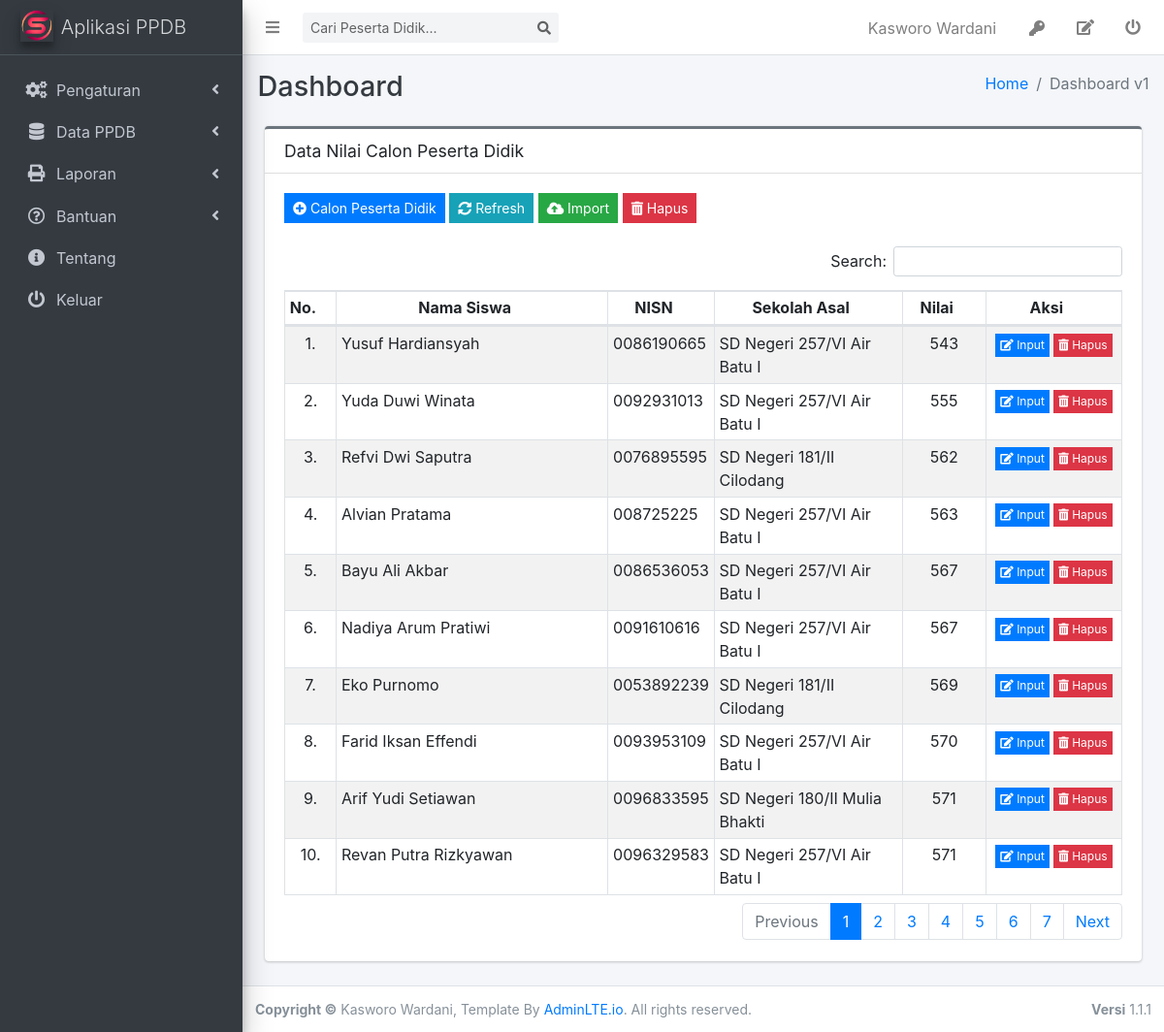
The app's page /admin/index.php?p=datanilai (signed in) with its own data.
### tables this page shows
CREATE TABLE `tb_user` (
  `iduser` int(11) NOT NULL AUTO_INCREMENT,
  `username` varchar(50) NOT NULL,
  `nama` varchar(250) NOT NULL,
  `jbtdinas` enum('1','2','3','4','5') DEFAULT NULL,
  `passwd` varchar(250) DEFAULT NULL,
  `level` enum('0','1') DEFAULT NULL,
  `aktif` enum('0','1') DEFAULT NULL,
  `jbtpanitia` enum('1','2','3','4','5','6') NOT NULL,
  `nip` varchar(18) NOT NULL,
  `tmplahir` varchar(250) DEFAULT NULL,
  `tgllahir` date DEFAULT NULL,
  `alamat` varchar(250) NOT NULL,
  `desa` varchar(250) NOT NULL,
  `logakhir` datetime NOT NULL,
  `kec` varchar(250) NOT NULL,
  `kab` varchar(250) NOT NULL,
  `prov` varchar(250) NOT NULL,
  `kdpos` char(5) NOT NULL,
  `email` varchar(250) NOT NULL,
  `nohp` char(15) NOT NULL,
  `foto` varchar(250) NOT NULL,
  `agama` enum('A','B','C','D','E','F') DEFAULT NULL,
  `gender` enum('L','P') DEFAULT NULL,
  `tglupdate` date DEFAULT NULL,
  PRIMARY KEY (`iduser`)
);

CREATE TABLE `tb_calsis` (
  `idcalsis` int(11) NOT NULL AUTO_INCREMENT,
  `idskulasal` char(8) DEFAULT NULL,
  `nopend` char(20) NOT NULL DEFAULT 'NULL',
  `kdskul` char(20) DEFAULT NULL,
  `kdthpel` char(5) DEFAULT NULL,
  `nama` varchar(200) DEFAULT NULL,
  `nik` char(18) DEFAULT NULL,
  `nisn` char(10) DEFAULT NULL,
  `tmplhr` varchar(200) DEFAULT NULL,
  `tgllhr` date DEFAULT NULL,
  `agama` char(1) DEFAULT NULL,
  `gender` enum('L','P') DEFAULT NULL,
  `alamat` varchar(200) DEFAULT NULL,
  `desa` varchar(200) DEFAULT NULL,
  `kec` varchar(200) DEFAULT NULL,
  `kab` varchar(200) DEFAULT NULL,
  `prov` varchar(200) DEFAULT NULL,
  `kdpos` char(5) DEFAULT NULL,
  `nohp` char(15) DEFAULT NULL,
  `deleted` enum('1','0') DEFAULT NULL,
  `tglinput` date DEFAULT NULL,
  `logakhir` datetime DEFAULT NULL,
  `foto` varchar(250) DEFAULT NULL,
  `pwd` varchar(250) NOT NULL,
  PRIMARY KEY (`idcalsis`),
  KEY `idskulasal` (`idskulasal`)
);

### admin/dbfunction.php (called while the page is built, shortened)
<?php
    $conn=mysqli_connect("localhost","root","password");
    mysqli_select_db($conn,"smpnlipa_ppdb") or die('Error selecting MySQL database: ' . mysqli_error);
    function viewdata($tbl, $key='', $id='', $ord='' ){
        global $conn;
        if($key=='' && $id=='' && $ord==''){
            $sql="SELECT*FROM $tbl";
        }
        else if($key=='' && $id==''){
            $sql="SELECT*FROM $tbl ORDER BY $ord";
        }
        elseif($ord==''){
            $sql="SELECT*FROM $tbl WHERE $key='$id'";
        }
        else {
            $sql="SELECT*FROM $tbl WHERE $key = '$id' ORDER BY $ord";
        }
        $result=mysqli_query($conn, $sql);
        $rows=[];
        while($row=mysqli_fetch_assoc($result)){
            $rows[]=$row;
        }
        return $rows;
    }
?>

### admin/nilai_tampil.php (the view, shortened to what this page needs)
<div class="col-sm-12">
    <div class="card card-secondary card-outline">
        <div class="card-header">
            <h4 class="card-title">Data Nilai Calon Peserta Didik</h4>
        </div>
        <div class="card-body">
            <div class="row">
                <div class="col-sm-12">
                    <a href="index.php?p=addsiswa&m=1" class="btn btn-flat btn-primary btn-sm" id="btnTambah">
                        <i class="fas fa-plus-circle"></i>&nbsp;Calon Peserta Didik
                    </a>
                    <button class="btn btn-flat btn-info btn-sm">
                        <i class="fas fa-sync-alt"></i>&nbsp;Refresh
                    </button>
                    <button class="btn btn-flat btn-success btn-sm" data-toggle="modal" data-target="#myNilai">
                        <i class="fas fa-cloud-upload-alt"></i>&nbsp;Import
                    </button>
                    <button id="hapusall" class="btn btn-flat btn-danger btn-sm">
                        <i class="fas fa-trash-alt"></i>&nbsp;Hapus
                    </button>
                </div>
            </div>
            <br/>
            <div class="table-responsive">
              <table id="tb_siswa" class="table table-bordered table-striped table-sm">
                <thead>
                <tr>
                  <th style="text-align: center;width:2.5%">No.</th>
                  <th style="text-align: center;width:32.5%">Nama Siswa</th>
                  <th style="text-align: center;width:7.5%">NISN</th>
                  <th style="text-align: center;width:22.5%">Sekolah Asal</th>
                  <th style="text-align: center;width:10%">Nilai</th>
                  <th style="text-align: center">Aksi</th>
                </tr>
                </thead>
                <tbody>
                <?php
                    $qs=viewdata("v_calsis","","","kabeh");
                    $no=0;
                    foreach($qs as $s)
                    {
                      $no++;
                ?>
                <tr>
                  <td style="text-align: center"><?php echo $no.'.';?></td>
                  <td><?php echo ucwords(strtolower($s['nama']));?></td>
                  <td><?php echo $s['nisn'];?></td>
                  <td><?php echo ($s['asl']);?></td>
                  <td style="text-align:center"><?php echo $s['kabeh'];?></td>
                  <td style="text-align: center">
                    <a href="index.php?p=addnilai&m=1&id=<?php echo base64_encode($s['idcalsis']);?>" class="btn btn-xs btn-primary btn-flat">
                        <i class="fas fa-edit"></i>&nbsp;Input
                    </a>
                    <a href="#" class="btn btn-xs btn-danger btn-flat">
                        <i class="fas fa-trash-alt"></i>&nbsp;Hapus
                    </a>
                  </td>
                </tr>
                    <?php } ?>
                </tbody>
              </table>
            </div>
        </div>
    </div>
</div>

### admin/index.php (shortened to what this page needs)
<?php
	include "dbfunction.php";
	$u=viewdata("tb_user","iduser",$_COOKIE['id'])[0];
	$nama=$u['nama'];
	$level=$u['level'];
?>
<!DOCTYPE html>
<html>
<head>
	<link rel="stylesheet" href="../assets/css/all.min.css">
	<link rel="stylesheet" href="../assets/plugins/overlayScrollbars/css/OverlayScrollbars.min.css">
	<link rel="stylesheet" href="../assets/css/adminlte.min.css">
	<link rel="stylesheet" href="../assets/plugins/sweetalert2-theme-bootstrap-4/bootstrap-4.min.css">
	<link rel="stylesheet" href="../assets/plugins/toastr/toastr.min.css">
	<link rel="stylesheet" href="../assets/plugins/select2/css/select2.min.css">
	<link rel="stylesheet" href="../assets/plugins/select2-bootstrap4-theme/select2-bootstrap4.min.css">
	<link rel="stylesheet" href="../assets/plugins/datatables-bs4/css/dataTables.bootstrap4.min.css">
	<link rel="stylesheet" href="../assets/plugins/datatables-responsive/css/responsive.bootstrap4.min.css">
	<link rel="stylesheet" type="text/css" href="../assets/css/jquery.datetimepicker.css">
	<link rel="stylesheet" type="text/css" href="../assets/css/dropzone.css"/>
</head>
</head>
<body class="skihold-transition sidebar-mini layout-fixed layout-navbar-fixed layout-footer-fixed">
<div class="wrapper">
	<nav class="main-header navbar navbar-expand navbar-white navbar-light">
		<ul class="navbar-nav">
			<li class="nav-item">
				<a class="nav-link" data-widget="pushmenu" href="#" role="button">
					<i class="fas fa-bars"></i>
				</a>
			</li>
		</ul>
		<div class="form-inline ml-2">
			<div class="input-group input-group-sm">
				<input class="form-control form-control-navbar" type="search" id="dicari" placeholder="Cari Peserta Didik..." aria-label="Search">
				<div class="input-group-append">
					<button class="btn btn-navbar" id="goleki">
						<i class="fas fa-search"></i>
					</button>
				</div>
			</div>
		</div>
		<ul class="navbar-nav ml-auto">
			<li class="nav-item">
				<span class="btn nav-link">
					<?php echo $nama;?>
				</span>
			</li>
			<li class="nav-item">
				<span class="btn nav-link"  data-toggle="modal" data-target="#myPassword" title="Ganti Password">
				<i class="fas fa-key"></i>
				</span>
			</li>
			<li class="nav-item">
				<a href="index.php?p=adduser&m=3" class="nav-link" title="Edit Data">
				<i class="fas fa-edit"></i>
				</a>
			</li>
			<li class="nav-item">
				<a class="nav-link" href="logout.php" title="Keluar / Logout">
					<i class="fas fa-power-off"></i>
				</a>
		</li>
		</ul>
	</nav>
  <aside class="main-sidebar sidebar-dark-primary elevation-4">
	<a href="index.php?p=dashboard" class="brand-link">
	  <img src="../assets/img/logo.png" width="100" class="brand-image elevation-3"
		   style="opacity: 1.0">
	 <span class="brand-text font-weight-light">Aplikasi PPDB</span>
	</a>
	<div class="sidebar">
	  <nav class="mt-3 pb-3 mb-3">
		<ul class="nav nav-pills nav-sidebar flex-column" data-widget="treeview" role="menu" data-accordion="false">
			<?php	if($level=='1'){ ?>
		  <li class="nav-item has-treeview">
		  	<a href="#" class="nav-link">
				<i class="nav-icon fas fa-cogs"></i>
				<p>
					Pengaturan
				</p>
				<i class="fas fa-angle-left right"></i>
			</a>
		  </li>
		  <li class="nav-item has-treeview">
			<a href="#" class="nav-link">
			  <i class="nav-icon fas fa-database"></i>
			  <p>
				Data PPDB
				<i class="fas fa-angle-left right"></i>
			  </p>
			</a>
		  </li>
		  <li class="nav-item has-treeview">
			<a href="#" class="nav-link">
			  <i class="nav-icon fas fa-print"></i>
			  <p>
				Laporan
				<i class="fas fa-angle-left right"></i>
			  </p>
			</a>
		  </li>
		  <?php } ?>
		  <li class="nav-item">
			<a href="#" class="nav-link">
			  <i class="far fa-question-circle nav-icon"></i>
			  <p>
				Bantuan
				<i class="fas fa-angle-left right"></i>
			  </p>
			</a>
		   </li>
		   <li class="nav-item">
			   <a href="#" class="nav-link">
				 <i class="fas fa-info-circle nav-icon"></i>
				 <p>Tentang</p>
			   </a>
			</li>
			  <li class="nav-item">
				<a href="logout.php" class="nav-link">
				  <i class="fas fa-power-off nav-icon"></i>
				  <p>Keluar</p>
				</a>
			  </li>
		</ul>
	  </nav>
	</div>
  </aside>
  <div class="content-wrapper">
	<div class="content-header">
	  <div class="container-fluid">
		<div class="row mb-2">
		  <div class="col-sm-6">
			<h1 class="m-0 text-dark">Dashboard</h1>
		  </div>
		  <div class="col-sm-6">
			<ol class="breadcrumb float-sm-right">
			  <li class="breadcrumb-item"><a href="#">Home</a></li>
			  <li class="breadcrumb-item active">Dashboard v1</li>
			</ol>
		  </div>
		</div>
	  </div>
	</div>
	<section class="content">
	  <div class="container-fluid">
		<div class="form-group">
		<?php
			if(!isset($_GET['p']) || $_GET['p']=='' || $_GET['p']=='dashboard') {include "dashboard.php";}
			else if($_GET['p']=='datasekolah') {include "sekolah_tampil.php";}
			else if($_GET['p']=='datauser') {include "user_tampil.php";}
			else if($_GET['p']=='adduser'){include "user_form.php";}
			else if($_GET['p']=='jadwal') {include "jadwal_tampil.php";}
			else if($_GET['p']=='pagu') {include "pagu_tampil.php";}
			else if($_GET['p']=='syarat') {include "syarat_tampil.php";}
			else if($_GET['p']=='datamapel') {include "mapel_tampil.php";}
			else if($_GET['p']=='skulasal') {include "skulasal_tampil.php";}
			else if($_GET['p']=='datacalsis') {include "calsis_tampil.php";}
			else if($_GET['p']=='datanilai') {include "nilai_tampil.php";}
		?>
		</div>
	  </div>
	</section>
  </div>
  <footer class="main-footer text-sm">
	<strong>Copyright &copy;</strong> Kasworo Wardani, Template By <a href="http://adminlte.io">AdminLTE.io</a>.
	All rights reserved.
	<div class="float-right d-none d-sm-inline-block">
	  <b>Versi</b> 1.1.1
	</div>
  </footer>
</div>
</body>
</html>

### records on screen
tb_user: nama "Kasworo Wardani"
tb_calsis: nama "Yusuf Hardiansyah", nisn "0086190665", asl "SD Negeri 257/VI Air Batu I", kabeh "543"
tb_calsis: nama "Yuda Duwi Winata", nisn "0092931013", asl "SD Negeri 257/VI Air Batu I", kabeh "555"
tb_calsis: nama "Refvi Dwi Saputra", nisn "0076895595", asl "SD Negeri 181/II Cilodang", kabeh "562"
tb_calsis: nama "Alvian Pratama", nisn "008725225", asl "SD Negeri 257/VI Air Batu I", kabeh "563"
tb_calsis: nama "Bayu Ali Akbar", nisn "0086536053", asl "SD Negeri 257/VI Air Batu I", kabeh "567"
tb_calsis: nama "Nadiya Arum Pratiwi", nisn "0091610616", asl "SD Negeri 257/VI Air Batu I", kabeh "567"
tb_calsis: nama "Eko Purnomo", nisn "0053892239", asl "SD Negeri 181/II Cilodang", kabeh "569"
tb_calsis: nama "Farid Iksan Effendi", nisn "0093953109", asl "SD Negeri 257/VI Air Batu I", kabeh "570"
tb_calsis: nama "Arif Yudi Setiawan", nisn "0096833595", asl "SD Negeri 180/II Mulia Bhakti", kabeh "571"
tb_calsis: nama "Revan Putra Rizkyawan", nisn "0096329583", asl "SD Negeri 257/VI Air Batu I", kabeh "571"
